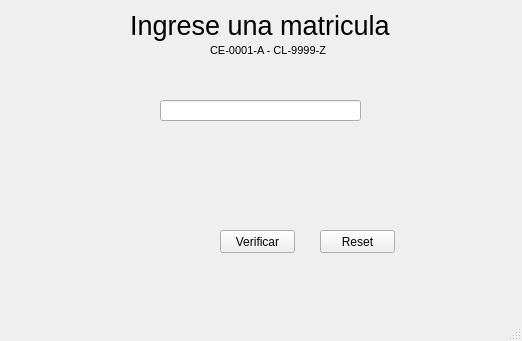
<?xml version="1.0" encoding="UTF-8"?>
<ui version="4.0">
 <class>MainWindow</class>
 <widget class="QMainWindow" name="MainWindow">
  <property name="geometry">
   <rect>
    <x>0</x>
    <y>0</y>
    <width>522</width>
    <height>341</height>
   </rect>
  </property>
  <property name="windowTitle">
   <string>MainWindow</string>
  </property>
  <widget class="QWidget" name="centralwidget">
   <widget class="QPushButton" name="pushButton">
    <property name="geometry">
     <rect>
      <x>220</x>
      <y>230</y>
      <width>75</width>
      <height>23</height>
     </rect>
    </property>
    <property name="text">
     <string>Verificar</string>
    </property>
   </widget>
   <widget class="QLabel" name="label">
    <property name="geometry">
     <rect>
      <x>130</x>
      <y>10</y>
      <width>261</width>
      <height>31</height>
     </rect>
    </property>
    <property name="font">
     <font>
      <pointsize>20</pointsize>
     </font>
    </property>
    <property name="text">
     <string>Ingrese una matricula</string>
    </property>
   </widget>
   <widget class="QLineEdit" name="lineEdit">
    <property name="geometry">
     <rect>
      <x>160</x>
      <y>100</y>
      <width>201</width>
      <height>21</height>
     </rect>
    </property>
   </widget>
   <widget class="QLabel" name="label_2">
    <property name="geometry">
     <rect>
      <x>130</x>
      <y>150</y>
      <width>41</width>
      <height>21</height>
     </rect>
    </property>
    <property name="text">
     <string/>
    </property>
   </widget>
   <widget class="QLabel" name="label_3">
    <property name="geometry">
     <rect>
      <x>170</x>
      <y>150</y>
      <width>41</width>
      <height>21</height>
     </rect>
    </property>
    <property name="text">
     <string/>
    </property>
   </widget>
   <widget class="QLabel" name="label_4">
    <property name="geometry">
     <rect>
      <x>220</x>
      <y>150</y>
      <width>41</width>
      <height>21</height>
     </rect>
    </property>
    <property name="text">
     <string/>
    </property>
   </widget>
   <widget class="QLabel" name="label_5">
    <property name="geometry">
     <rect>
      <x>280</x>
      <y>150</y>
      <width>41</width>
      <height>21</height>
     </rect>
    </property>
    <property name="text">
     <string/>
    </property>
   </widget>
   <widget class="QLabel" name="label_6">
    <property name="geometry">
     <rect>
      <x>320</x>
      <y>150</y>
      <width>41</width>
      <height>21</height>
     </rect>
    </property>
    <property name="text">
     <string/>
    </property>
   </widget>
   <widget class="QLabel" name="label_7">
    <property name="geometry">
     <rect>
      <x>380</x>
      <y>150</y>
      <width>41</width>
      <height>21</height>
     </rect>
    </property>
    <property name="text">
     <string/>
    </property>
   </widget>
   <widget class="QLabel" name="label_8">
    <property name="geometry">
     <rect>
      <x>130</x>
      <y>190</y>
      <width>41</width>
      <height>21</height>
     </rect>
    </property>
    <property name="text">
     <string/>
    </property>
   </widget>
   <widget class="QLabel" name="label_9">
    <property name="geometry">
     <rect>
      <x>190</x>
      <y>190</y>
      <width>41</width>
      <height>21</height>
     </rect>
    </property>
    <property name="text">
     <string/>
    </property>
   </widget>
   <widget class="QLabel" name="label_10">
    <property name="geometry">
     <rect>
      <x>250</x>
      <y>180</y>
      <width>41</width>
      <height>21</height>
     </rect>
    </property>
    <property name="text">
     <string/>
    </property>
   </widget>
   <widget class="QLabel" name="label_11">
    <property name="geometry">
     <rect>
      <x>310</x>
      <y>180</y>
      <width>41</width>
      <height>21</height>
     </rect>
    </property>
    <property name="text">
     <string/>
    </property>
   </widget>
   <widget class="QLabel" name="label_12">
    <property name="geometry">
     <rect>
      <x>350</x>
      <y>180</y>
      <width>41</width>
      <height>21</height>
     </rect>
    </property>
    <property name="text">
     <string/>
    </property>
   </widget>
   <widget class="QLabel" name="label_13">
    <property name="geometry">
     <rect>
      <x>420</x>
      <y>180</y>
      <width>41</width>
      <height>21</height>
     </rect>
    </property>
    <property name="text">
     <string/>
    </property>
   </widget>
   <widget class="QLabel" name="label_14">
    <property name="geometry">
     <rect>
      <x>160</x>
      <y>70</y>
      <width>191</width>
      <height>21</height>
     </rect>
    </property>
    <property name="text">
     <string/>
    </property>
    <property name="alignment">
     <set>Qt::AlignCenter</set>
    </property>
   </widget>
   <widget class="QLabel" name="label_15">
    <property name="geometry">
     <rect>
      <x>250</x>
      <y>150</y>
      <width>41</width>
      <height>21</height>
     </rect>
    </property>
    <property name="text">
     <string/>
    </property>
   </widget>
   <widget class="QPushButton" name="pushButton_2">
    <property name="geometry">
     <rect>
      <x>320</x>
      <y>230</y>
      <width>75</width>
      <height>23</height>
     </rect>
    </property>
    <property name="text">
     <string>Reset</string>
    </property>
   </widget>
   <widget class="QLabel" name="label_16">
    <property name="geometry">
     <rect>
      <x>210</x>
      <y>40</y>
      <width>121</width>
      <height>21</height>
     </rect>
    </property>
    <property name="font">
     <font>
      <pointsize>8</pointsize>
     </font>
    </property>
    <property name="text">
     <string>CE-0001-A - CL-9999-Z</string>
    </property>
   </widget>
  </widget>
  <widget class="QMenuBar" name="menubar">
   <property name="geometry">
    <rect>
     <x>0</x>
     <y>0</y>
     <width>522</width>
     <height>21</height>
    </rect>
   </property>
  </widget>
  <widget class="QStatusBar" name="statusbar"/>
 </widget>
 <resources/>
 <connections/>
</ui>
